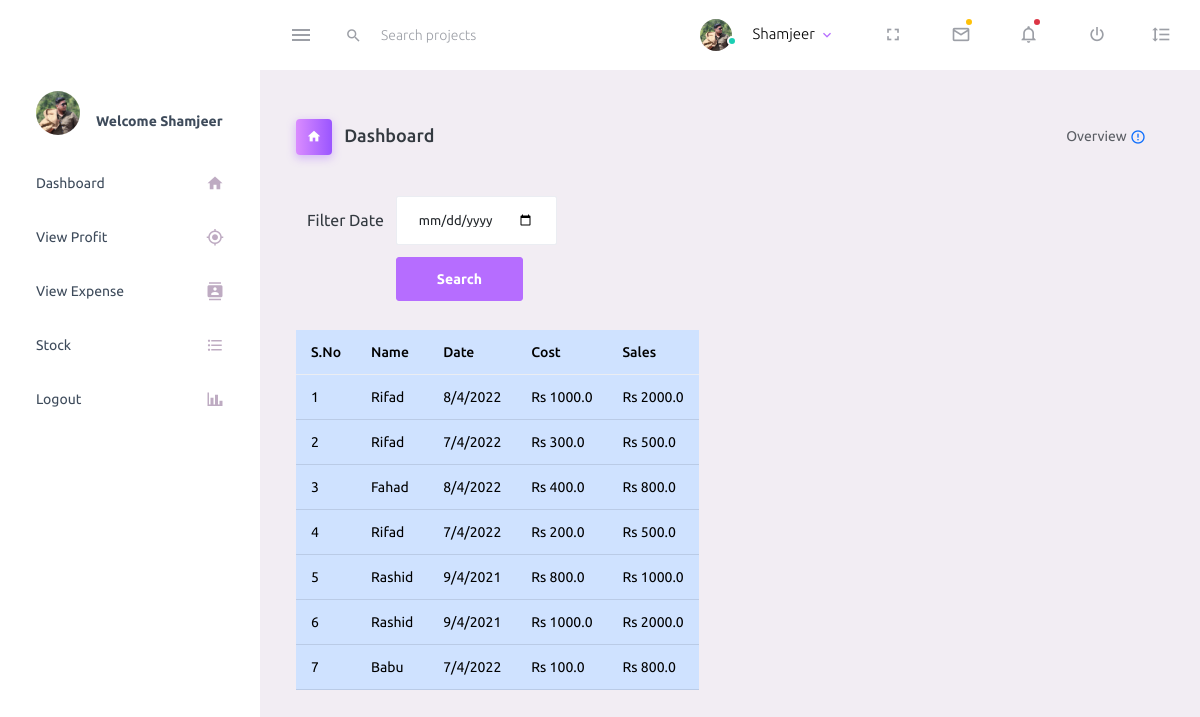
The page /view-sales (signed in) on the database its author committed.
### riders_admin/models.py (models this page shows)
class Sales(models.Model):
    name=models.CharField(max_length=30)
    dt=models.CharField(max_length=20)
    cost_price=models.FloatField()
    selling_price=models.FloatField()

### riders_admin/auth_gaurd.py (the view)
    def wrap(request, *args, **kwargs):
        if 'autherisation_id' in request.session:
            return func(request, *args, **kwargs)
        else:
            return redirect('')

### riders_admin/auth_gaurd.py (called while the page is built)
def auth_admin(func):
    def wrap(request, *args, **kwargs):
        if 'autherisation_id' in request.session:
            return func(request, *args, **kwargs)
        else:
            return redirect('')
    return wrap

### riders_admin/views.py (called while the page is built, shortened)
@auth_admin
def view_sales(request):
    data_set = Sales.objects.all()
    profit = 0
    total_sales=0
    actual_price=0
    show_total = False
    return render(request, 'view_sales.html', {'expenses': data_set,
                                                  'profit': profit,'show_total':show_total})

### riders_admin/templates/view_sales.html (shortened to what this page needs)
{% extends 'master.html' %}
{% block content %}
<div class="col-md-12">
    <form action="" method="POST">
        <table style="border-spacing:10px;border-collapse: separate;">
            <tr>
                <td>Filter Date</td>
                <td><input type="date" class="form-control" name="search_date" id=""></td>
            </tr>
            <tr>
                <td></td>
                <td><input type="submit" value="Search" class="btn btn-primary" name="" id=""></td>
            </tr>
        </table>
    </form>
</div>
<div class="col-md-4 stretch-card grid-margin" style="position: relative;top:2px">
    <table class="table table-responsive-md  table-primary table-hover" style="padding:0">
        <thead>
            <tr>
                <th scope="col">S.No</th>
                <th scope="col">Name</th>
                <th scope="col">Date</th>
                <th scope="col">Cost</th>
                <th scope="col">Sales</th>
            </tr>
        </thead>
        <tbody>
            {% for e in expenses %}
            <tr>
                <td>{{forloop.counter}}</td>
                <td>{{e.name|title}}</td>
                <td>{{e.dt}}</td>
                <td>Rs {{e.cost_price}}</td>
                <td>Rs {{e.selling_price}}</td>
            </tr>
            {% endfor %}
        </tbody>
    </table>
</div>
{% endblock %}

### riders_admin/templates/master.html (shortened to what this page needs)
{% load static %}
<html lang="en">
  <head>
    <link rel="stylesheet" href="{% static 'assets/vendors/mdi/css/materialdesignicons.min.css' %}">
    <link rel="stylesheet" href="{% static 'assets/vendors/css/vendor.bundle.base.css' %}">
    <link rel="stylesheet" href="{% static 'assets/css/style.css' %}">
  </head>
  <body>
      <nav class="navbar default-layout-navbar col-lg-12 col-12 p-0 fixed-top d-flex flex-row">
        <div class="text-center navbar-brand-wrapper d-flex align-items-center justify-content-center">
        </div>
        <div class="navbar-menu-wrapper d-flex align-items-stretch">
          <button class="navbar-toggler navbar-toggler align-self-center" type="button" data-toggle="minimize">
            <span class="mdi mdi-menu"></span>
          </button>
          <div class="search-field d-none d-md-block">
            <form class="d-flex align-items-center h-100" action="#">
              <div class="input-group">
                <div class="input-group-prepend bg-transparent">
                  <i class="input-group-text border-0 mdi mdi-magnify"></i>
                </div>
                <input type="text" class="form-control bg-transparent border-0" placeholder="Search projects">
              </div>
            </form>
          </div>
          <ul class="navbar-nav navbar-nav-right">
            <li class="nav-item nav-profile dropdown">
              <a class="nav-link dropdown-toggle" id="profileDropdown" href="#" data-bs-toggle="dropdown" aria-expanded="false">
                <div class="nav-profile-img">
                  <img src="{% static 'assets/images/admin.jpeg'%}"  alt="profile">
                  <span class="availability-status online"></span>
                </div>
                <div class="nav-profile-text">
                  <p class="mb-1 text-black">Shamjeer</p>
                </div>
              </a>
            </li>
            <li class="nav-item d-none d-lg-block full-screen-link">
              <a class="nav-link">
                <i class="mdi mdi-fullscreen" id="fullscreen-button"></i>
              </a>
            </li>
            <li class="nav-item dropdown">
              <a class="nav-link count-indicator dropdown-toggle" id="messageDropdown" href="#" data-bs-toggle="dropdown" aria-expanded="false">
                <i class="mdi mdi-email-outline"></i>
                <span class="count-symbol bg-warning"></span>
              </a>
            </li>
            <li class="nav-item dropdown">
              <a class="nav-link count-indicator dropdown-toggle" id="notificationDropdown" href="#" data-bs-toggle="dropdown">
                <i class="mdi mdi-bell-outline"></i>
                <span class="count-symbol bg-danger"></span>
              </a>
            </li>
            <li class="nav-item nav-logout d-none d-lg-block">
              <a class="nav-link" href="#">
                <i class="mdi mdi-power"></i>
              </a>
            </li>
            <li class="nav-item nav-settings d-none d-lg-block">
              <a class="nav-link" href="#">
                <i class="mdi mdi-format-line-spacing"></i>
              </a>
            </li>
          </ul>
        </div>
      </nav>
      <div class="container-fluid page-body-wrapper">
        <nav class="sidebar sidebar-offcanvas" id="sidebar">
          <ul class="nav">
            <li class="nav-item nav-profile">
              <a href="#" class="nav-link">
                <div class="nav-profile-image">
                    <img src="{% static 'assets/images/admin.jpeg' %}"  alt="profile">
                </div>
                <div class="nav-profile-text d-flex flex-column">
                  <span class="font-weight-bold mb-2 mt-4">Welcome Shamjeer</span>
                </div>
              </a>
            </li>
            <li class="nav-item">
              <a class="nav-link" href="">
                <span class="menu-title">Dashboard</span>
                <i class="mdi mdi-home menu-icon"></i>
              </a>
            </li>
            <li class="nav-item">
              <a class="nav-link"   href="/profit" aria-expanded="false" aria-controls="ui-basic">
                <span class="menu-title">View Profit</span>
                <i class="mdi mdi-crosshairs-gps menu-icon"></i>
              </a>
            </li>
            <li class="nav-item">
              <a class="nav-link" href="/view-expense">
                <span class="menu-title">View Expense</span>
                <i class="mdi mdi-contacts menu-icon"></i>
              </a>
            </li>
            <li class="nav-item">
              <a class="nav-link" href="">
                <span class="menu-title">Stock</span>
                <i class="mdi mdi-format-list-bulleted menu-icon"></i>
              </a>
            </li>
            <li class="nav-item">
              <a class="nav-link" href='/logout'>
                <span class="menu-title">Logout</span>
                <i class="mdi mdi-chart-bar menu-icon"></i>
              </a>
            </li>
          </ul>
        </nav>
        <div class="main-panel">
          <div class="content-wrapper">
            <div class="page-header">
              <h3 class="page-title">
                <span class="page-title-icon bg-gradient-primary text-white me-2">
                  <i class="mdi mdi-home"></i>
                </span> Dashboard
              </h3>
              <nav aria-label="breadcrumb">
                <ul class="breadcrumb">
                  <li class="breadcrumb-item active" aria-current="page">
                    Overview <i class="mdi mdi-alert-circle-outline icon-sm text-primary align-middle"></i>
                  </li>
                </ul>
              </nav>
            </div>
            <div class="row">
                {% block content %}
                    {% endblock %}
                </div>
            </div>
        </div>
    </div>
</body>
</html>

### rows shown on the page
Sales: name "Rifad", dt "8/4/2022", cost_price "1000.0", selling_price "2000.0"
Sales: name "Rifad", dt "7/4/2022", cost_price "300.0", selling_price "500.0"
Sales: name "Fahad", dt "8/4/2022", cost_price "400.0", selling_price "800.0"
Sales: name "Rifad", dt "7/4/2022", cost_price "200.0", selling_price "500.0"
Sales: name "Rashid", dt "9/4/2021", cost_price "800.0", selling_price "1000.0"
Sales: name "Rashid", dt "9/4/2021", cost_price "1000.0", selling_price "2000.0"
Sales: name "Babu", dt "7/4/2022", cost_price "100.0", selling_price "800.0"
